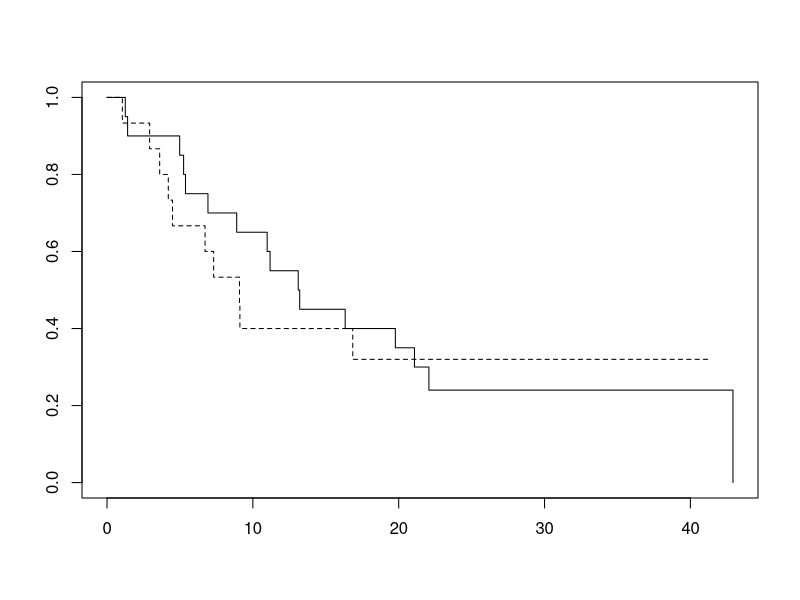

Write R code to recreate this figure.
#1

data = c(143, 164, 188, 188, 190, 192, 206, 209, 213, 216, 220, 227, 230, 234, 246, 265, 304)
result = c()
n = length(data)
for (i in 1:17){
  result[i] = 1-(i-0.5)/n
}

result
#2
#(a)
library(survival)
time = c(1.25, 1.41, 4.98, 5.25, 5.38, 6.92, 8.89, 10.98, 11.18, 13.11, 13.21, 16.33, 19.77, 21.08, 21.84, 22.07, 31.38, 32.61, 37.18, 42.92, 1.05, 2.92, 3.61, 4.20, 4.49, 6.72, 7.31, 9.08, 9.11, 14.49, 16.85, 18.82, 26.59, 30.26, 41.34)
status = c(1, 1, 1, 1, 1, 1, 1, 1, 1, 1, 1, 1, 1, 1, 0, 1, 0, 0, 0, 1, 1, 1, 1, 1, 1, 1, 1, 1, 1, 0, 1, 0, 0, 0, 0)
group = c(1,1,1,1,1,1,1,1,1,1,1,1,1,1,1,1,1,1,1,1,2,2,2,2,2,2,2,2,2,2,2,2,2,2,2)
#data = data.frame(time, status, group)
fit <- survfit(Surv(time,status)~group,type = "kaplan-meier")
plot(fit, lty=1:2 )

#(b)

summary(fit)

#(c)
survdiff(Surv(time,status)~group, rho=0)
